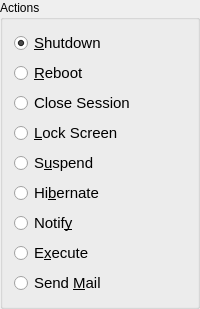
           <widget class="QGroupBox" name="groupBoxActions">
            <property name="sizePolicy">
             <sizepolicy hsizetype="Preferred" vsizetype="Expanding">
              <horstretch>0</horstretch>
              <verstretch>0</verstretch>
             </sizepolicy>
            </property>
            <property name="minimumSize">
             <size>
              <width>160</width>
              <height>240</height>
             </size>
            </property>
            <property name="maximumSize">
             <size>
              <width>240</width>
              <height>16777215</height>
             </size>
            </property>
            <property name="locale">
             <locale language="English" country="UnitedStates"/>
            </property>
            <property name="title">
             <string>Actions</string>
            </property>
            <layout class="QGridLayout" name="gridLayout_6">
             <item row="3" column="0">
              <widget class="QRadioButton" name="radioButtonLock">
               <property name="font">
                <font>
                 <pointsize>11</pointsize>
                </font>
               </property>
               <property name="locale">
                <locale language="English" country="UnitedStates"/>
               </property>
               <property name="text">
                <string>&amp;Lock Screen</string>
               </property>
               <attribute name="buttonGroup">
                <string notr="true">buttonGroupActions</string>
               </attribute>
              </widget>
             </item>
             <item row="5" column="0">
              <widget class="QRadioButton" name="radioButtonHibernate">
               <property name="font">
                <font>
                 <pointsize>11</pointsize>
                </font>
               </property>
               <property name="locale">
                <locale language="English" country="UnitedStates"/>
               </property>
               <property name="text">
                <string>Hi&amp;bernate</string>
               </property>
               <attribute name="buttonGroup">
                <string notr="true">buttonGroupActions</string>
               </attribute>
              </widget>
             </item>
             <item row="7" column="0">
              <widget class="QRadioButton" name="radioButtonExecute">
               <property name="font">
                <font>
                 <pointsize>11</pointsize>
                </font>
               </property>
               <property name="locale">
                <locale language="English" country="UnitedStates"/>
               </property>
               <property name="text">
                <string>E&amp;xecute</string>
               </property>
               <attribute name="buttonGroup">
                <string notr="true">buttonGroupActions</string>
               </attribute>
              </widget>
             </item>
             <item row="0" column="0">
              <widget class="QRadioButton" name="radioButtonShutdown">
               <property name="font">
                <font>
                 <pointsize>11</pointsize>
                </font>
               </property>
               <property name="locale">
                <locale language="English" country="UnitedStates"/>
               </property>
               <property name="text">
                <string>&amp;Shutdown</string>
               </property>
               <property name="checked">
                <bool>true</bool>
               </property>
               <attribute name="buttonGroup">
                <string notr="true">buttonGroupActions</string>
               </attribute>
              </widget>
             </item>
             <item row="4" column="0">
              <widget class="QRadioButton" name="radioButtonSuspend">
               <property name="font">
                <font>
                 <pointsize>11</pointsize>
                </font>
               </property>
               <property name="locale">
                <locale language="English" country="UnitedStates"/>
               </property>
               <property name="text">
                <string>S&amp;uspend</string>
               </property>
               <attribute name="buttonGroup">
                <string notr="true">buttonGroupActions</string>
               </attribute>
              </widget>
             </item>
             <item row="1" column="0">
              <widget class="QRadioButton" name="radioButtonReboot">
               <property name="font">
                <font>
                 <pointsize>11</pointsize>
                </font>
               </property>
               <property name="locale">
                <locale language="English" country="UnitedStates"/>
               </property>
               <property name="text">
                <string>&amp;Reboot</string>
               </property>
               <attribute name="buttonGroup">
                <string notr="true">buttonGroupActions</string>
               </attribute>
              </widget>
             </item>
             <item row="6" column="0">
              <widget class="QRadioButton" name="radioButtonNotify">
               <property name="font">
                <font>
                 <pointsize>11</pointsize>
                </font>
               </property>
               <property name="locale">
                <locale language="English" country="UnitedStates"/>
               </property>
               <property name="text">
                <string>Notif&amp;y</string>
               </property>
               <attribute name="buttonGroup">
                <string notr="true">buttonGroupActions</string>
               </attribute>
              </widget>
             </item>
             <item row="2" column="0">
              <widget class="QRadioButton" name="radioButtonCloseSesion">
               <property name="font">
                <font>
                 <pointsize>11</pointsize>
                </font>
               </property>
               <property name="text">
                <string>Close Session</string>
               </property>
               <attribute name="buttonGroup">
                <string notr="true">buttonGroupActions</string>
               </attribute>
              </widget>
             </item>
             <item row="8" column="0">
              <widget class="QRadioButton" name="radioButtonSendMail">
               <property name="font">
                <font>
                 <pointsize>11</pointsize>
                </font>
               </property>
               <property name="locale">
                <locale language="English" country="UnitedStates"/>
               </property>
               <property name="text">
                <string>Send &amp;Mail</string>
               </property>
               <attribute name="buttonGroup">
                <string notr="true">buttonGroupActions</string>
               </attribute>
              </widget>
             </item>
            </layout>
            <zorder>radioButtonShutdown</zorder>
            <zorder>radioButtonNotify</zorder>
            <zorder>radioButtonSendMail</zorder>
            <zorder>radioButtonSuspend</zorder>
            <zorder>radioButtonReboot</zorder>
            <zorder>radioButtonHibernate</zorder>
            <zorder>radioButtonLock</zorder>
            <zorder>radioButtonExecute</zorder>
            <zorder>radioButtonCloseSesion</zorder>
           </widget>
